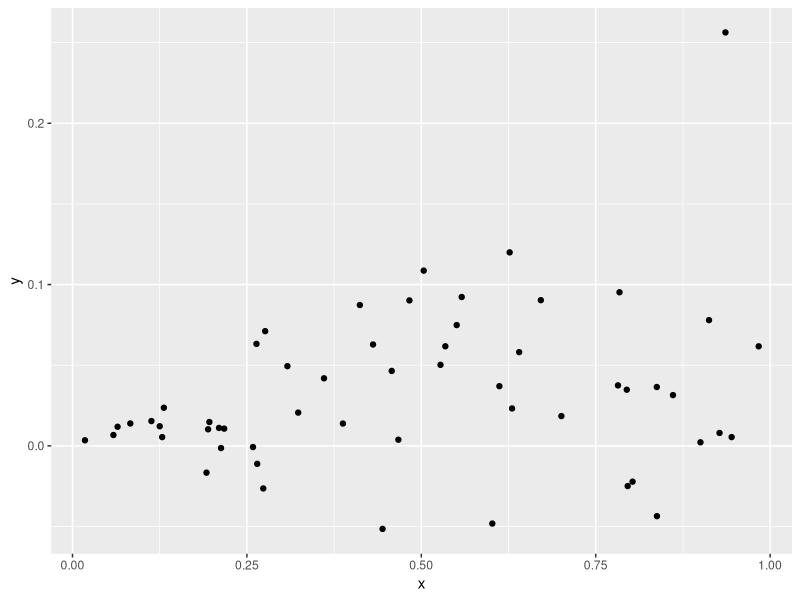
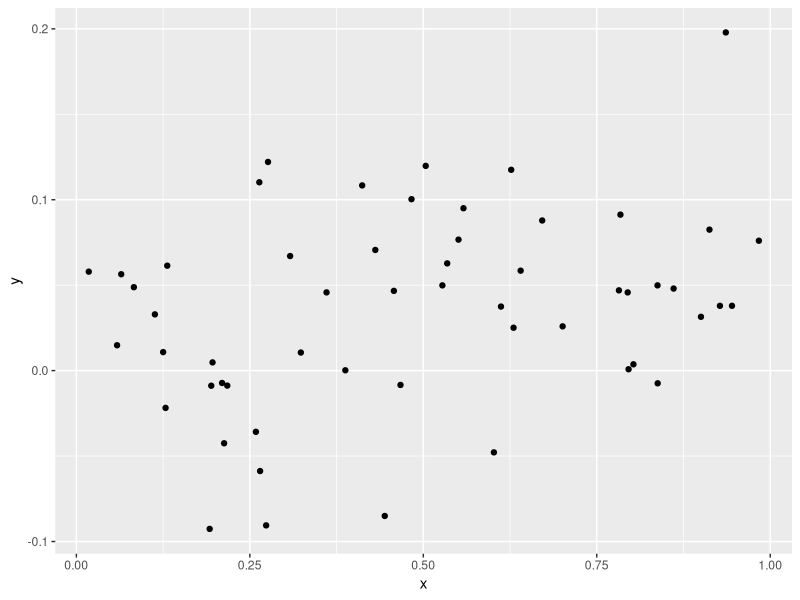
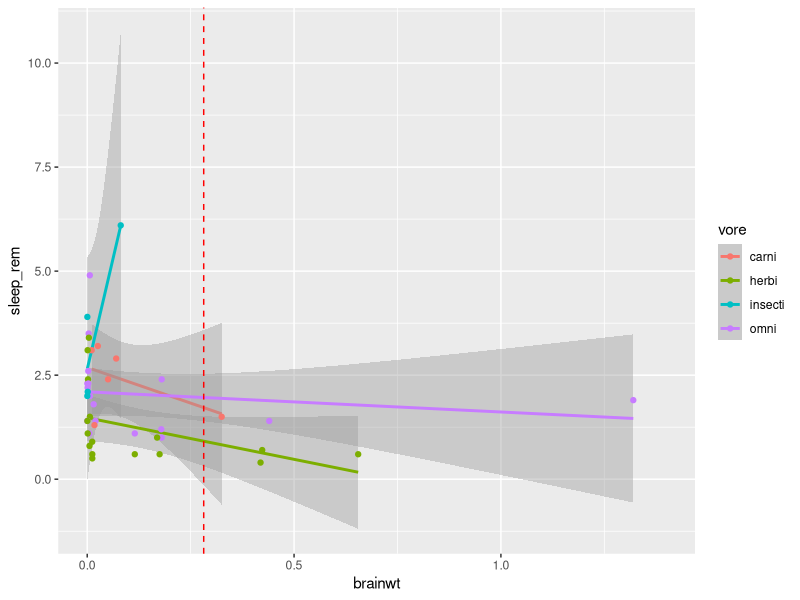
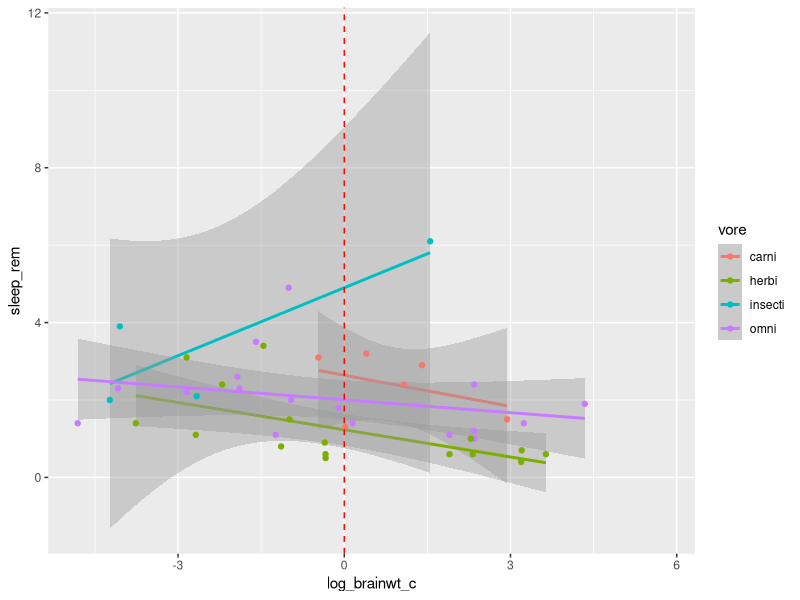

R code for these plots, in order:
## ---- chunk 1
#DO NOT EDIT THIS CHUNK OR ANYTHING ABOVE IT!
knitr::opts_chunk$set(echo = TRUE, eval = TRUE, fig.align = "center", warning = F, message = F, tidy=T, tidy.opts=list(width.cutoff=50), R.options=list(max.print=100,dplyr.print_max=100))
library(tidyverse)
## ---- chunk 2
set.seed(348)
x <- runif(55, 0, 1)
y <- .1 * rnorm(55, x, x)

model1 <- lm(y~x)
summary(model1)

library(ggplot2); library(tidyverse)
qplot(x,y)

library(lmtest); library(sandwich)
bptest(model1)

coeftest(model1, vcov. = vcovHC(model1)) 
## ---- chunk 3
set.seed(348)
x <- runif(55, 0, 1)
y <- .1 * rnorm(55, x, .6)

model2 <- lm(y~x)
summary(model2)

qplot(x,y)

bptest(model2)

coeftest(model2, vcov. = vcovHC(model2))
## ---- chunk 4
set.seed(348)

m <- as.data.frame(cbind(x,y))

library(dplyr)

samp_dist <- replicate(5000, {
  boot_data <- sample_frac(m,replace = T)
  fit <- lm(y~x, data = boot_data)
  coef(fit)
  })

samp_dist %>% t %>% as.data.frame %>% summarise_all(sd)

resids <- model2$residuals
fitted <- model2$fitted.values

resid_resamp <- replicate(5000, {
  new_resids <- sample(resids, replace = TRUE)
  m$new_y <- fitted + new_resids
  fit <- lm(new_y~x, data = m)
  coef(fit)
})

resid_resamp %>% t %>% as.data.frame %>% summarise_all(sd)

## ---- chunk 5
lm(sleep_rem ~ brainwt * vore, data = msleep) %>% summary
## ---- chunk 6
msleep$brainwt_c <- msleep$brainwt - mean(msleep$brainwt, na.rm = T)

lm(sleep_rem ~ brainwt_c * vore, data = msleep) %>% summary()
## ---- chunk 7
msleep %>% filter(!is.na(vore)) %>% ggplot(aes(x=brainwt, y = sleep_rem, group = vore)) + geom_smooth(aes(color = vore),method = "lm") + geom_point(aes(color = vore)) + geom_vline(xintercept =  mean(msleep$brainwt,na.rm = T), col = "red", lty = 2) + xlim(0,1.4)

## ---- chunk 8
msleep$log_brainwt_c <- log(msleep$brainwt) - mean(log(msleep$brainwt), na.rm = T)

model3 <- lm(sleep_rem ~ log_brainwt_c * vore, data = msleep)
coeftest(model3, vcov. = vcovHC(model3)) 
## ---- chunk 9
msleep %>% filter(!is.na(vore)) %>% ggplot(aes(y = sleep_rem, x = log_brainwt_c, group = vore)) + geom_smooth(aes(color = vore), method = "lm")+geom_point(aes(color = vore)) + geom_vline(xintercept =  mean(msleep$log_brainwt_c, na.rm = T), col = "red", lty = 2) 
## ---- chunk 10
## DO NOT DELETE THIS BLOCK!
sessionInfo()
Sys.time()
Sys.info()
